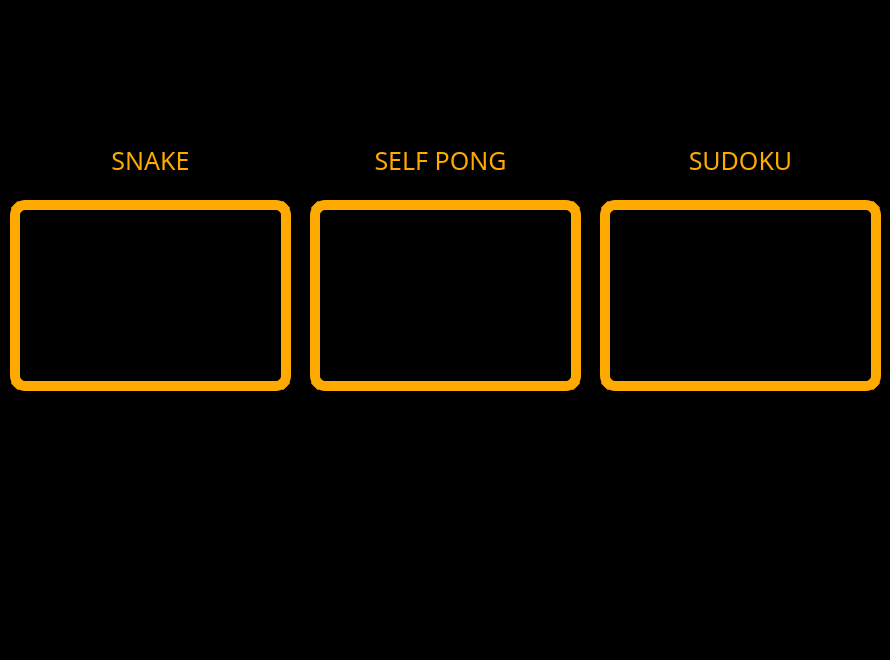
<?xml version="1.0" encoding="UTF-8"?>
<ui version="4.0">
 <class>Form</class>
 <widget class="QWidget" name="Form">
  <property name="geometry">
   <rect>
    <x>0</x>
    <y>0</y>
    <width>890</width>
    <height>660</height>
   </rect>
  </property>
  <property name="windowTitle">
   <string>Form</string>
  </property>
  <property name="styleSheet">
   <string notr="true">background-color: rgb(0, 0, 0);
font: 8pt &quot;Jokerman&quot;;</string>
  </property>
  <widget class="QLabel" name="snake_label">
   <property name="geometry">
    <rect>
     <x>10</x>
     <y>200</y>
     <width>281</width>
     <height>191</height>
    </rect>
   </property>
   <property name="cursor">
    <cursorShape>PointingHandCursor</cursorShape>
   </property>
   <property name="styleSheet">
    <string notr="true">border: 10px solid  rgb(255, 170, 0);
border-radius: 15px;
padding:5px</string>
   </property>
   <property name="text">
    <string/>
   </property>
   <property name="pixmap">
    <pixmap resource="../images/imagenes.qrc">:/juegos/snake_game.jpg</pixmap>
   </property>
   <property name="scaledContents">
    <bool>true</bool>
   </property>
  </widget>
  <widget class="QLabel" name="brick_label">
   <property name="geometry">
    <rect>
     <x>310</x>
     <y>200</y>
     <width>271</width>
     <height>191</height>
    </rect>
   </property>
   <property name="cursor">
    <cursorShape>PointingHandCursor</cursorShape>
   </property>
   <property name="styleSheet">
    <string notr="true">border: 10px solid  rgb(255, 170, 0);
border-radius: 15px;
padding:5px</string>
   </property>
   <property name="text">
    <string/>
   </property>
   <property name="pixmap">
    <pixmap resource="../images/imagenes.qrc">:/juegos/pong.jpg</pixmap>
   </property>
   <property name="scaledContents">
    <bool>true</bool>
   </property>
  </widget>
  <widget class="QLabel" name="sudoku_label">
   <property name="geometry">
    <rect>
     <x>600</x>
     <y>200</y>
     <width>281</width>
     <height>191</height>
    </rect>
   </property>
   <property name="cursor">
    <cursorShape>PointingHandCursor</cursorShape>
   </property>
   <property name="styleSheet">
    <string notr="true">border: 10px solid  rgb(255, 170, 0);
border-radius: 15px;
padding:5px</string>
   </property>
   <property name="text">
    <string/>
   </property>
   <property name="pixmap">
    <pixmap resource="../images/imagenes.qrc">:/juegos/sudoku_png.png</pixmap>
   </property>
   <property name="scaledContents">
    <bool>true</bool>
   </property>
  </widget>
  <widget class="QLabel" name="label">
   <property name="geometry">
    <rect>
     <x>20</x>
     <y>140</y>
     <width>261</width>
     <height>41</height>
    </rect>
   </property>
   <property name="font">
    <font>
     <family>Jokerman</family>
     <pointsize>-1</pointsize>
     <weight>50</weight>
     <italic>false</italic>
     <bold>false</bold>
    </font>
   </property>
   <property name="styleSheet">
    <string notr="true">color:rgb(255, 170, 0);
font-size: 25px;
text-align:center</string>
   </property>
   <property name="text">
    <string>SNAKE</string>
   </property>
   <property name="textFormat">
    <enum>Qt::RichText</enum>
   </property>
   <property name="alignment">
    <set>Qt::AlignCenter</set>
   </property>
  </widget>
  <widget class="QLabel" name="label_2">
   <property name="geometry">
    <rect>
     <x>310</x>
     <y>140</y>
     <width>261</width>
     <height>41</height>
    </rect>
   </property>
   <property name="font">
    <font>
     <family>Jokerman</family>
     <pointsize>-1</pointsize>
     <weight>50</weight>
     <italic>false</italic>
     <bold>false</bold>
    </font>
   </property>
   <property name="styleSheet">
    <string notr="true">color:rgb(255, 170, 0);
font-size: 25px;
text-align:center</string>
   </property>
   <property name="text">
    <string>SELF PONG</string>
   </property>
   <property name="textFormat">
    <enum>Qt::RichText</enum>
   </property>
   <property name="alignment">
    <set>Qt::AlignCenter</set>
   </property>
  </widget>
  <widget class="QLabel" name="label_3">
   <property name="geometry">
    <rect>
     <x>610</x>
     <y>140</y>
     <width>261</width>
     <height>41</height>
    </rect>
   </property>
   <property name="font">
    <font>
     <family>Jokerman</family>
     <pointsize>-1</pointsize>
     <weight>50</weight>
     <italic>false</italic>
     <bold>false</bold>
    </font>
   </property>
   <property name="styleSheet">
    <string notr="true">color:rgb(255, 170, 0);
font-size: 25px;
text-align:center</string>
   </property>
   <property name="text">
    <string>SUDOKU</string>
   </property>
   <property name="textFormat">
    <enum>Qt::RichText</enum>
   </property>
   <property name="alignment">
    <set>Qt::AlignCenter</set>
   </property>
  </widget>
 </widget>
 <resources>
  <include location="../images/imagenes.qrc"/>
 </resources>
 <connections/>
</ui>
